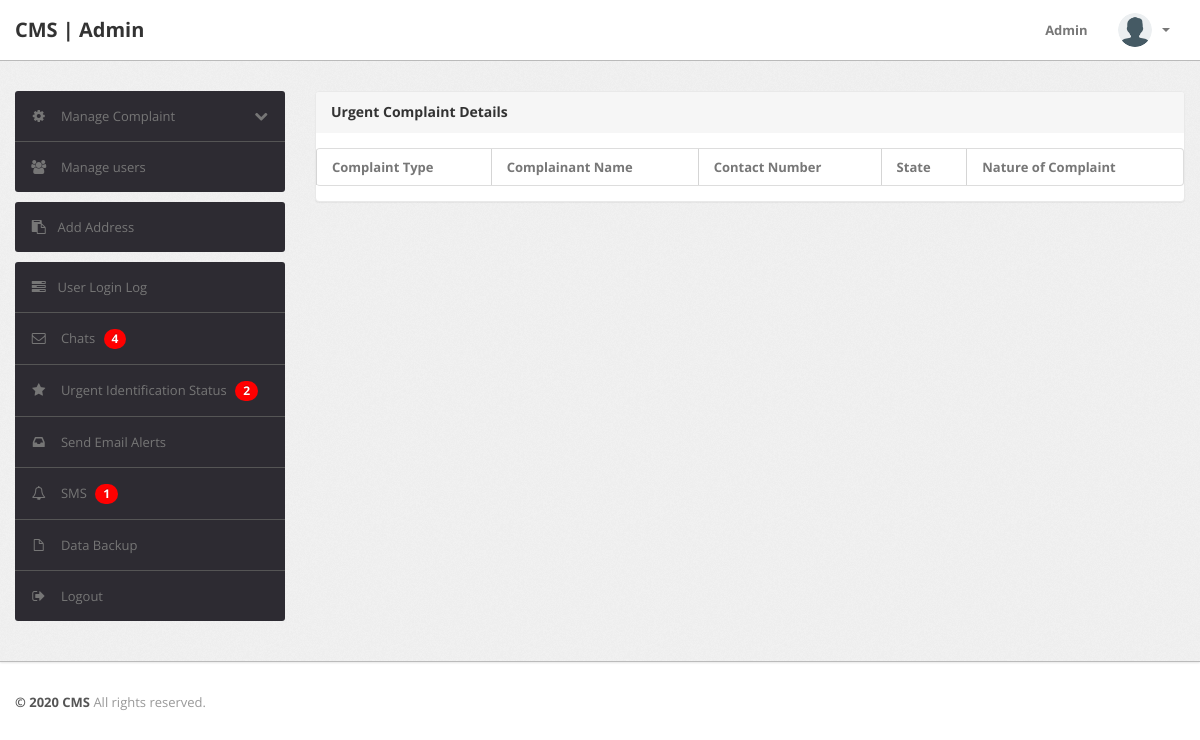
/urgent_identification.php (signed in), run on an earlier commit of the app's database.
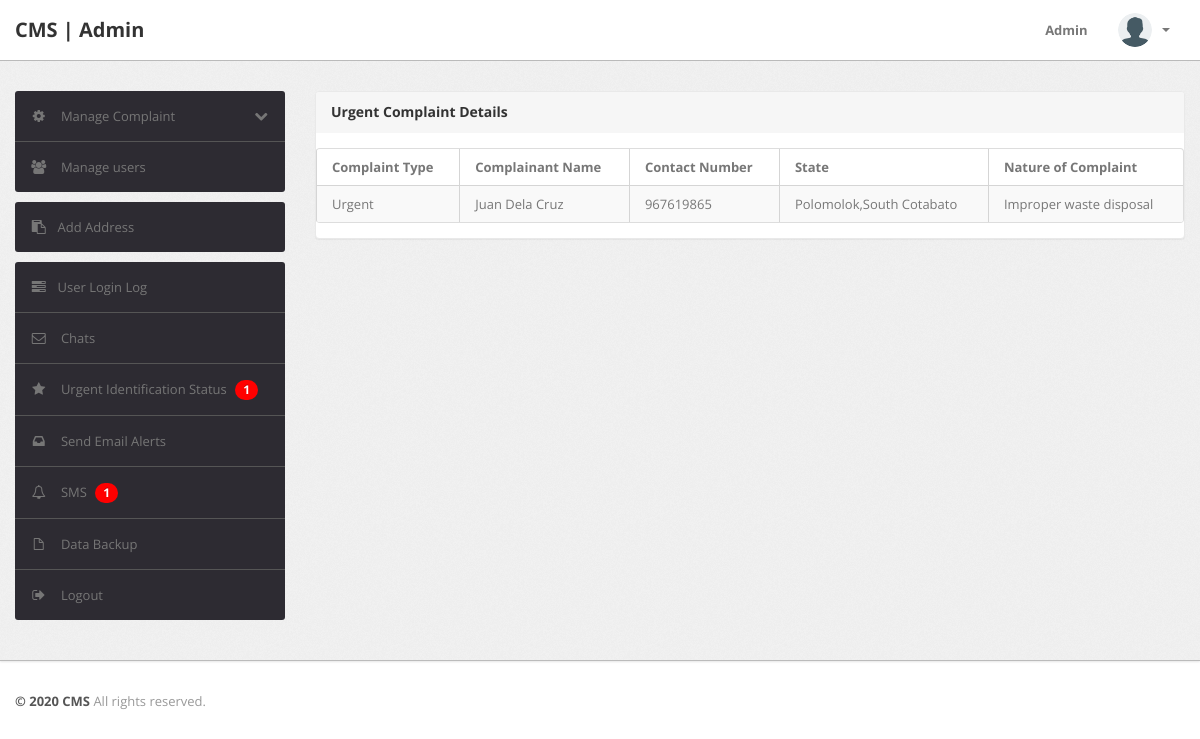
And on a later commit of the database.
### tables this page shows
CREATE TABLE `tblcomplaints` (
  `complaintNumber` int(11) NOT NULL AUTO_INCREMENT,
  `userId` int(11) NOT NULL,
  `category` int(11) NOT NULL,
  `subcategory` varchar(255) NOT NULL,
  `complaintType` varchar(255) NOT NULL,
  `state` varchar(255) NOT NULL,
  `noc` varchar(255) NOT NULL,
  `complaintDetails` mediumtext NOT NULL,
  `complaintFile` varchar(255) DEFAULT NULL,
  `regDate` timestamp NOT NULL DEFAULT current_timestamp(),
  `status` varchar(50) DEFAULT NULL,
  `lastUpdationDate` timestamp NOT NULL DEFAULT '0000-00-00 00:00:00' ON UPDATE current_timestamp(),
  PRIMARY KEY (`complaintNumber`)
);

CREATE TABLE `users` (
  `id` int(11) NOT NULL AUTO_INCREMENT,
  `fullName` varchar(255) DEFAULT NULL,
  `userEmail` varchar(255) DEFAULT NULL,
  `password` varchar(255) DEFAULT NULL,
  `contactNo` bigint(11) DEFAULT NULL,
  `address` tinytext DEFAULT NULL,
  `State` varchar(255) DEFAULT NULL,
  `country` varchar(255) DEFAULT NULL,
  `pincode` int(6) DEFAULT NULL,
  `userImage` varchar(255) DEFAULT NULL,
  `regDate` timestamp NOT NULL DEFAULT current_timestamp(),
  `updationDate` timestamp NOT NULL DEFAULT current_timestamp() ON UPDATE current_timestamp(),
  `status` int(1) NOT NULL,
  PRIMARY KEY (`id`)
);

### urgent_identification.php (the view, shortened to what the changed rows need)
<?php
include('include/config.php');
if(strlen($_SESSION['alogin']) == 0) {
    header('location:index.php');
} else {
?>
<!DOCTYPE html>
<html lang="en">
<head>
    <link type="text/css" href="bootstrap/css/bootstrap.min.css" rel="stylesheet">
    <link type="text/css" href="bootstrap/css/bootstrap-responsive.min.css" rel="stylesheet">
    <link type="text/css" href="css/theme.css" rel="stylesheet">
    <link type="text/css" href="images/icons/css/font-awesome.css" rel="stylesheet">
</head>
<body>
    <div class="wrapper">
        <div class="container">
            <div class="row">
                <?php include('include/sidebar.php');?>
                <div class="span9">
                    <div class="content">
                        <div class="module">
                            <div class="module-body table">
                                <table cellpadding="0" cellspacing="0" border="0" class="datatable-1 table table-bordered table-striped display" width="100%">
                                    <thead>
                                        <tr>
                                            <th>Complaint Type</th>
                                            <th>Complainant Name</th>
                                            <th>Contact Number</th>
                                            <th>State</th>
                                            <th>Nature of Complaint</th>
                                        </tr>
                                    </thead>
                                    <tbody>
                                       <?php
													$query = "SELECT tblcomplaints.complaintType, users.fullName, users.contactNo, tblcomplaints.state, tblcomplaints.noc FROM tblcomplaints JOIN users ON users.id = tblcomplaints.userId WHERE tblcomplaints.complaintType = 'Urgent'";
													$result = mysqli_query($con, $query);
													while($row = mysqli_fetch_assoc($result)) {
													?>
													<tr>
													    <td><?php echo htmlentities($row['complaintType']); ?></td>
													    <td><?php echo htmlentities($row['fullName']); ?></td>
													    <td><?php echo htmlentities($row['contactNo']); ?></td>
													    <td><?php echo htmlentities($row['state']); ?></td>
													    <td><?php echo htmlentities($row['noc']); ?></td>
													</tr>
													<?php } ?>
                                    </tbody>
                                </table>
                            </div>
                        </div>
                    </div>
                </div>
            </div>
        </div>
    </div>
</body>
<?php } ?>

### include/sidebar.php (shortened to what the changed rows need)
<div class="span3">
					<div class="sidebar">
						<ul class="widget widget-menu unstyled">
							<li class="sub-menu">
    <a href="replies.php">
        <i class="menu-icon icon-envelope"></i>
        <span>Chats</span>
        <?php
        $query = "SELECT COUNT(*) AS num_messages FROM chats";
        $result = mysqli_query($con, $query);
        $row = mysqli_fetch_assoc($result);
        $num_messages = $row['num_messages'];
        if ($num_messages > 0) {
            echo '<span class="badge badge-info">' . $num_messages . '</span>';
        }
        ?>
    </a>
</li>
												<li>
							    <a href="urgent_identification.php">
							        <i class="menu-icon icon-star"></i>
							        Urgent Identification Status
							        <?php
							        $query = "SELECT COUNT(*) AS num_complaints FROM tblcomplaints WHERE complaintType = 'Urgent'";
							        $result = mysqli_query($con, $query);
							        $row = mysqli_fetch_assoc($result);
							        $num_complaints = $row['num_complaints'];
							        if ($num_complaints > 0) {
							            echo '<span class="badge badge-info blink_me">' . $num_complaints . '</span>';
							        }
							        ?>
							    </a>
							</li>
						</ul>
					</div>
				</div>

What changed in the data, as far as the page shows it:
added tblcomplaints: complaintType "Urgent", userId.fullName "Juan Dela Cruz", userId.contactNo "967619865", state "Polomolok,South Cotabato", noc "Improper waste disposal"
Also different on the page:
$num_complaints: "2" → "1"
$num_messages: "4" → (not shown)
